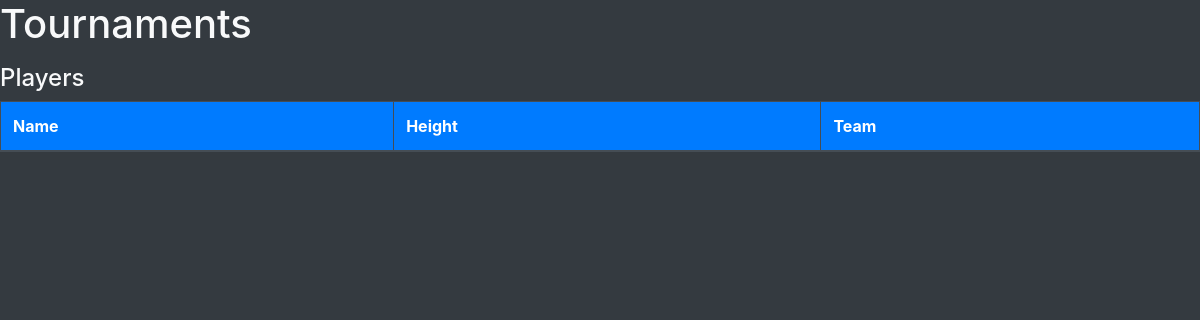
The app's page /tournaments/, older data.
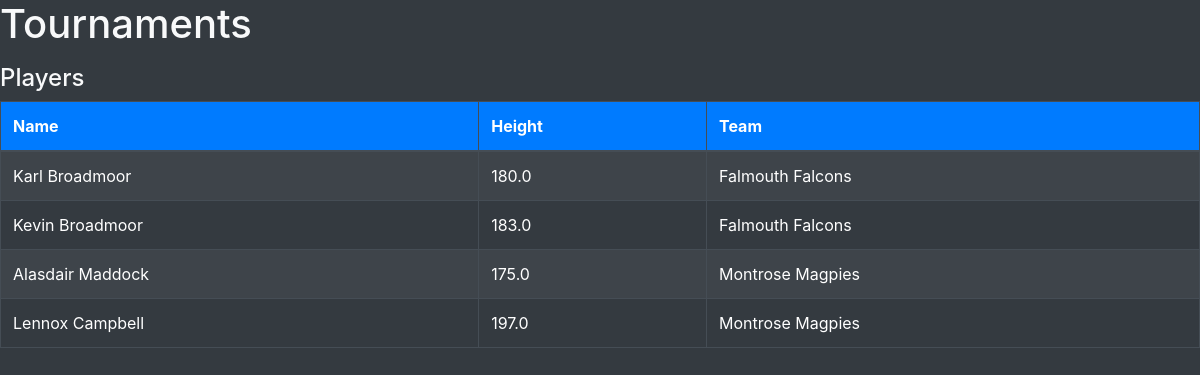
The same page, newer data.
### tournament/models.py (models this page shows)
class Player(models.Model):
    height = models.FloatField()
    name = models.CharField(max_length=64)
    team = models.ForeignKey(Team, on_delete=models.CASCADE)

class Team(models.Model):
    name = models.CharField(max_length=64)

### tournament/views.py (the view)
# urls.py: path('tournaments/', TournamentViews.as_view())
class TournamentViews(View):
    def get(self, request, *args, **kwargs):
        players = Player.objects.all
        return render(request, 'tournament/tournament.html', context={'players': players})

### tournament/templates/tournament/tournament.html (shortened to what this page needs)
<!DOCTYPE html>
<html lang="en">
<head>
    <link rel="stylesheet" href="https://stackpath.bootstrapcdn.com/bootstrap/4.5.2/css/bootstrap.min.css">
</head>
<body class="bg-dark text-light">
    <h1>Tournaments</h1>
    <h4>Players</h4>
    <table class="table table-dark table-striped table-bordered">
        <thead class="thead bg-primary">
            <tr><th scope="col">Name</th><th scope="col">Height</th><th scope="col">Team</th></tr>
        </thead>
        {% for player in players %}
        <tr>
            <td scope="row">{{ player.name }}</td>
            <td scope="row">{{ player.height }}</td>
            <td scope="row">{{ player.team.name }}</td>
        </tr>
        {% endfor %}
    </table>
</body>
</html>

Row changes from the older to the newer data that the page shows:
added Player: name "Karl Broadmoor", height "180.0", team.name "Falmouth Falcons"
added Player: name "Kevin Broadmoor", height "183.0", team.name "Falmouth Falcons"
added Player: name "Alasdair Maddock", height "175.0", team.name "Montrose Magpies"
added Player: name "Lennox Campbell", height "197.0", team.name "Montrose Magpies"
